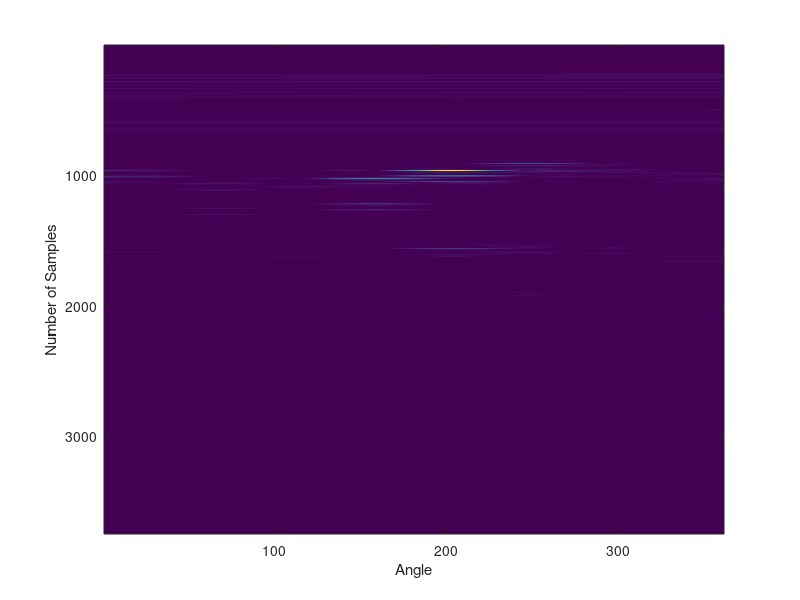

MATLAB code to generate this figure: (Note: this script raises an error after producing the figure.)
% clear all;

load('MQP4.mat','DataArray3')

baseLine = mean(mean(DataArray3(1000:4000,:)));
rfData = DataArray3 - baseLine;
rfData(1:300,:) = 0;

rfData_2 = imresize(rfData, [5000*6/8 361]); %% converting 80MHz to 60MHz

soundSpeed = 1540; % [m/s]
no_ele = 1; %total number of elements
channelSpacing = 0.2; %60/128
fs = 60e6; %sample frequency
sampleSpacing = (1/fs)*soundSpeed*1000/2; %sample number vs mm
times = 1;

%%
figure(1)
imagesc((abs(rfData_2)))
xlabel('Angle') 
ylabel('Number of Samples')

%%
post_recon = zeros(401,401);
for i = 1:201
    for j = 1:201
        for angle = 0:360
            ypos = (i - 201);
            zpos = 0;
            xpos = (j - 201) + 27.5/0.05;
            xdis = xpos * 0.05;
            ydis = ypos * 0.05;
            zdis = zpos * 0.05;
            positions2 = [xdis ydis zdis]/1000;
            new_positions2 = rotatePhantom3(positions2, angle);
            dis = sqrt(new_positions2(:,1).^2 + new_positions2(:,2).^2);
            pixeldis = round(dis'*1000/sampleSpacing);
            
            post_recon(j,i) = post_recon(j,i) + (rfData_2(pixeldis,(angle+1)));
            
        end
    end
end
%%
figure(2)
imagesc(db(abs(post_recon)))
title('Post Reconstruction')
xlabel('Pixels')
ylabel('Pixels')
%% 
env = abs(hilbert(post_recon));
x = [1 401]*0.05;
y = [1 401]*0.05;
env = env/max(max(env));
%%
figure(4)
imagesc(x,y,db(env),[-25 0]);
ylabel('Axial Distance [cm]')
xlabel('Lateral Distance [cm]')
colormap(gray)
axis image
colorbar